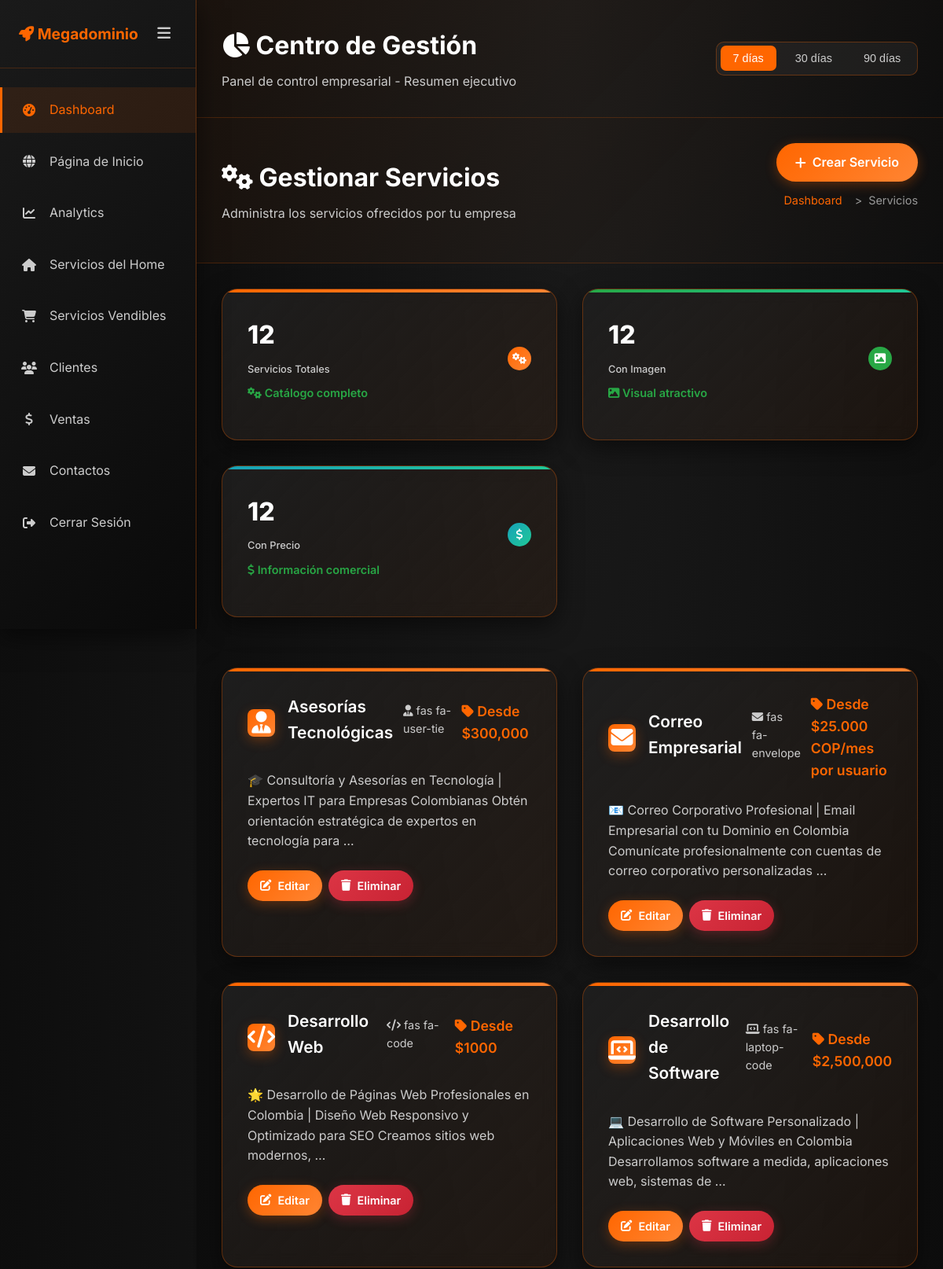
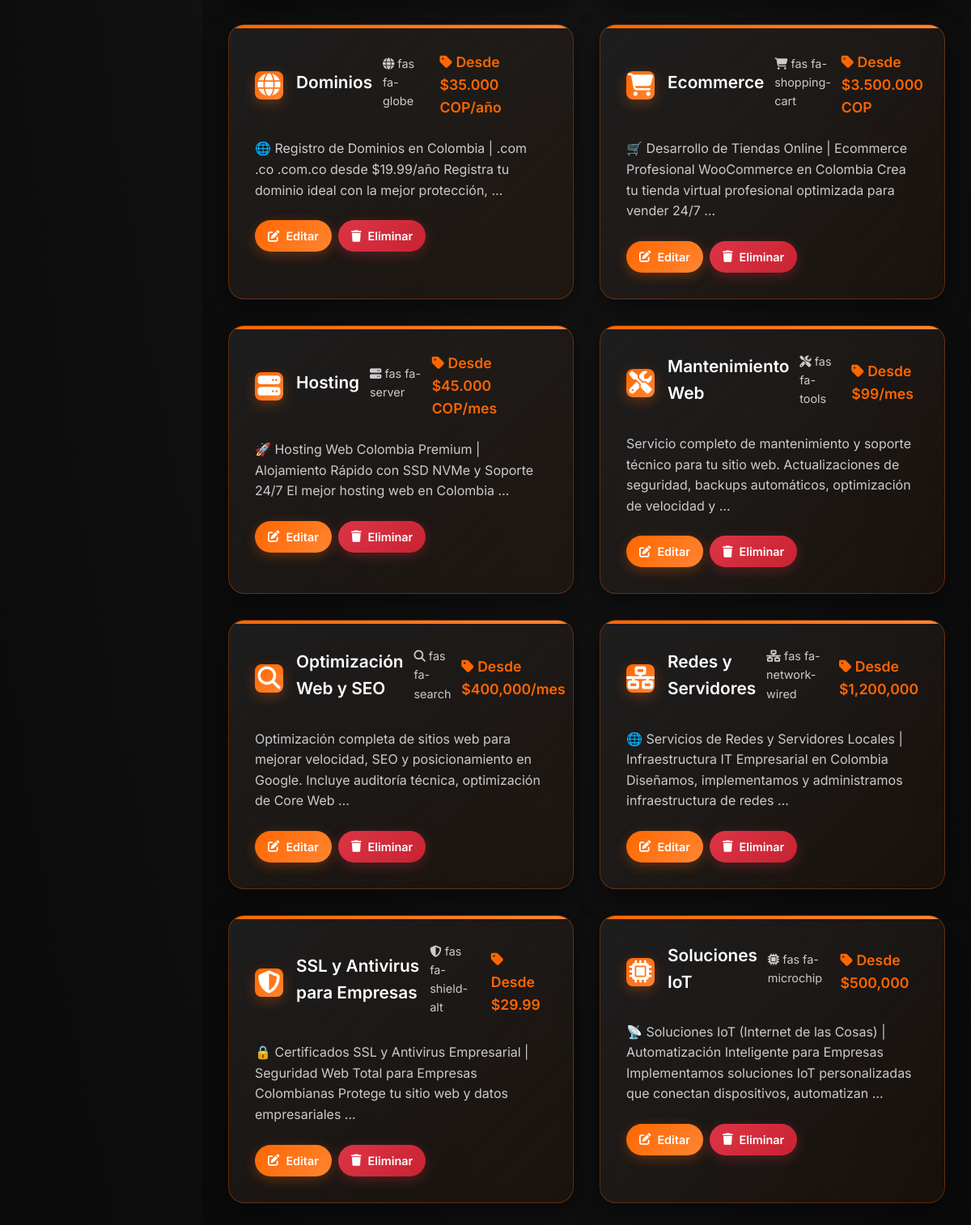
Page /panel/servicios/ (signed in) on the committed database (2 pictures, top to bottom).
### servicios/models.py (models this page shows, shortened)
class Servicio(models.Model):
    ICONO_CHOICES = [
        ('fas fa-globe', '🌐 Páginas Web'),
        ('fas fa-code', '💻 Desarrollo'),
        ('fas fa-shopping-cart', '🛒 Ecommerce'),
        ('fas fa-envelope', '📧 Correos'),
        ('fas fa-server', '🖥️ Hosting'),
        ('fas fa-link', '🔗 Dominios'),
        ('fas fa-lock', '🔒 SSL'),
        ('fas fa-shield-alt', '🛡️ Seguridad'),
        ('fab fa-wordpress', '🟦 WordPress'),
        ('fab fa-woocommerce', '🟪 WooCommerce'),
        ('fas fa-cogs', '⚙️ Servicios'),
        ('fas fa-mobile-alt', '📱 Apps Móviles'),
        ('fas fa-database', '🗄️ Base de Datos'),
        ('fas fa-cloud', '☁️ Cloud'),
        ('fas fa-chart-line', '📊 Analytics'),
        ('fas fa-paint-brush', '🎨 Diseño'),
        ('fas fa-rocket', '🚀 Optimización'),
        ('fas fa-headset', '🎧 Soporte'),
        ('fas fa-search', '🔍 SEO'),
        ('fas fa-tools', '🔧 Mantenimiento'),
        ('fas fa-bullhorn', '📢 Marketing'),
    ]
    nombre = models.CharField(max_length=100)
    descripcion_corta = models.TextField(
        max_length=300,
        blank=True,
        help_text='Descripción corta para mostrar en el home (máximo 300 caracteres)'
    )
    descripcion = models.TextField(
        help_text='Descripción completa optimizada para SEO (para página de detalle)'
    )
    precio = models.CharField(
        max_length=100,
        blank=True,
        null=True,
        help_text='Precio del servicio (opcional). Ej: "$999 pesos", "Desde $500", "Cotización"'
    )
    icono = models.CharField(
        max_length=100,
        choices=ICONO_CHOICES,
        blank=True,
        help_text='Selecciona un icono de FontAwesome o deja vacío para usar imagen personalizada'
    )
    imagen = models.ImageField(
        upload_to='servicios/',
        blank=True,
        null=True,
        help_text='Imagen personalizada (opcional). Si se selecciona, se usará en lugar del icono de FontAwesome'
    )
    class Meta:
        verbose_name = 'Servicio'
        verbose_name_plural = 'Servicios'
        ordering = ['nombre']
    def get_icono_display_html(self):
        """Devuelve el HTML para mostrar el icono en el admin"""
        if self.imagen:
            return f'<img src="{self.imagen.url}" style="width: 20px; height: 20px;" alt="{self.nombre}">'
        elif self.icono:
            return f'<i class="{self.icono}" style="color: #ff6600;"></i>'
        else:
            return '<i class="fas fa-cogs" style="color: #ccc;"></i>'
    get_icono_display_html.short_description = 'Icono'

### adminpanel/views.py (the view)
# urls.py: path('servicios/', views.servicios_list, name='servicios_list'),
def servicios_list(request):
    if not request.user.is_authenticated or not request.user.is_admin():
        return redirect('/accounts/login/')
    servicios = Servicio.objects.all()
    servicios_con_imagen = servicios.filter(imagen__isnull=False)
    servicios_con_precio = servicios.exclude(precio__isnull=True).exclude(precio__exact='')
    context = {
        'servicios': servicios,
        'servicios_con_imagen': servicios_con_imagen,
        'servicios_con_precio': servicios_con_precio,
    }
    return render(request, 'adminpanel/servicios_list.html', context)

### accounts/context_processors.py (called while the page is built)
def cart_context(request):
    cart_items_count = 0
    if request.user.is_authenticated and hasattr(request.user, 'is_client') and request.user.is_client():
        try:
            cart = Cart.objects.get(user=request.user)
            cart_items_count = cart.get_items_count()
        except Cart.DoesNotExist:
            cart_items_count = 0
    return {
        'cart_items_count': cart_items_count
    }

### accounts/models.py (called while the page is built)
    def is_admin(self):
        return self.user_type == 'admin'

    def is_client(self):
        return self.user_type == 'client'

### adminpanel/templates/adminpanel/servicios_list.html (shortened to what this page needs)
{% extends 'adminpanel/dashboard.html' %}
{% load static %}
{% block content %}
<header class="page-header">
    <div>
        <div class="mobile-menu-container">
            <h1><i class="fas fa-cogs"></i> Gestionar Servicios</h1>
        </div>
        <p>Administra los servicios ofrecidos por tu empresa</p>
    </div>
    <div class="header-info">
        <a href="{% url 'adminpanel:servicio_create' %}" class="btn">
            <i class="fas fa-plus"></i> Crear Servicio
        </a>
        <div class="breadcrumb">
            <a href="{% url 'adminpanel:admin_dashboard' %}">Dashboard</a>
            <span>></span>
            <span>Servicios</span>
        </div>
    </div>
</header>
<div class="dashboard-container">
            <div class="stats-grid" style="margin-bottom: 2rem;">
                <div class="stat-card primary">
                    <div class="stat-header">
                        <div>
                            <div class="stat-number">{{ servicios.count }}</div>
                            <div class="stat-label">Servicios Totales</div>
                            <div class="stat-change positive">
                                <i class="fas fa-cogs"></i> Catálogo completo
                            </div>
                        </div>
                        <div class="stat-icon primary">
                            <i class="fas fa-cogs"></i>
                        </div>
                    </div>
                </div>
                <div class="stat-card success">
                    <div class="stat-header">
                        <div>
                            <div class="stat-number">{{ servicios_con_imagen.count }}</div>
                            <div class="stat-label">Con Imagen</div>
                            <div class="stat-change positive">
                                <i class="fas fa-image"></i> Visual atractivo
                            </div>
                        </div>
                        <div class="stat-icon success">
                            <i class="fas fa-image"></i>
                        </div>
                    </div>
                </div>
                <div class="stat-card info">
                    <div class="stat-header">
                        <div>
                            <div class="stat-number">{{ servicios_con_precio.count }}</div>
                            <div class="stat-label">Con Precio</div>
                            <div class="stat-change positive">
                                <i class="fas fa-dollar-sign"></i> Información comercial
                            </div>
                        </div>
                        <div class="stat-icon info">
                            <i class="fas fa-dollar-sign"></i>
                        </div>
                    </div>
                </div>
            </div>
            {% if servicios %}
                <div class="services-grid">
                    {% for servicio in servicios %}
                        <div class="service-card">
                            <div class="service-header">
                                <div class="service-icon">
                                    {% if servicio.imagen %}
                                        <img src="{{ servicio.imagen.url }}" alt="{{ servicio.nombre }}" style="width: 100%; height: 100%; object-fit: cover; border-radius: 15px;">
                                    {% else %}
                                        <i class="{{ servicio.icono }}"></i>
                                    {% endif %}
                                </div>
                                <div class="service-info">
                                    <h3>{{ servicio.nombre }}</h3>
                                    <div style="color: var(--text-secondary); font-size: 0.9rem; margin-bottom: 0.5rem;">
                                        {% if servicio.imagen %}
                                            <i class="fas fa-image"></i> Imagen personalizada
                                        {% else %}
                                            <i class="{{ servicio.icono }}"></i> {{ servicio.icono }}
                                        {% endif %}
                                    </div>
                                    {% if servicio.precio %}
                                        <div style="color: var(--primary-color); font-weight: 600; font-size: 1.1rem;">
                                            <i class="fas fa-tag"></i> {{ servicio.precio }}
                                        </div>
                                    {% endif %}
                                </div>
                            </div>
                            <div class="service-description">
                                {{ servicio.descripcion|truncatewords:20 }}
                            </div>
                            <div class="service-actions">
                                <a href="{% url 'adminpanel:servicio_edit' servicio.id %}" class="btn btn-small">
                                    <i class="fas fa-edit"></i> Editar
                                </a>
                                <a href="{% url 'adminpanel:servicio_delete' servicio.id %}" class="btn btn-small btn-danger">
                                    <i class="fas fa-trash"></i> Eliminar
                                </a>
                            </div>
                        </div>
                    {% endfor %}
                </div>
            {% endif %}
        </div>
    </main>
{% endblock %}

### adminpanel/templates/adminpanel/dashboard.html (shortened to what this page needs)
<!DOCTYPE html>
<html lang="es">
<head>
    <link rel="stylesheet" href="/static/css/admin-panel.css">
    <link rel="stylesheet" href="https://cdnjs.cloudflare.com/ajax/libs/font-awesome/6.4.0/css/all.min.css">
</head>
<body class="admin-dashboard">
    <nav class="sidebar">
        <div class="sidebar-header">
            <h2><i class="fas fa-rocket"></i> Megadominio</h2>
            <button class="sidebar-toggle" onclick="toggleSidebar()">
                <i class="fas fa-bars"></i>
            </button>
        </div>
        <ul class="sidebar-menu">
            <li><a href="{% url 'adminpanel:admin_dashboard' %}" class="{% block dashboard_active %}active{% endblock %}" onclick="closeMobileMenu()"><i class="fas fa-tachometer-alt"></i> <span>Dashboard</span></a></li>
            <li><a href="{% url 'servicios:home' %}" onclick="closeMobileMenu()"><i class="fas fa-globe"></i> <span>Página de Inicio</span></a></li>
            <li><a href="{% url 'adminpanel:analytics' %}" class="{% block analytics_active %}{% endblock %}" onclick="closeMobileMenu()"><i class="fas fa-chart-line"></i> <span>Analytics</span></a></li>
            <li><a href="{% url 'adminpanel:servicios_home_list' %}" class="{% block servicios_home_active %}{% endblock %}" onclick="closeMobileMenu()"><i class="fas fa-home"></i> <span>Servicios del Home</span></a></li>
            <li><a href="{% url 'adminpanel:servicios_vendibles_list' %}" class="{% block servicios_vendibles_active %}{% endblock %}" onclick="closeMobileMenu()"><i class="fas fa-shopping-cart"></i> <span>Servicios Vendibles</span></a></li>
            <li><a href="{% url 'adminpanel:clientes_list' %}" class="{% block clientes_active %}{% endblock %}" onclick="closeMobileMenu()"><i class="fas fa-users"></i> <span>Clientes</span></a></li>
            <li><a href="{% url 'adminpanel:ventas_list' %}" class="{% block ventas_active %}{% endblock %}" onclick="closeMobileMenu()"><i class="fas fa-dollar-sign"></i> <span>Ventas</span></a></li>
            <li><a href="{% url 'adminpanel:contactos_list' %}" class="{% block contactos_active %}{% endblock %}" onclick="closeMobileMenu()"><i class="fas fa-envelope"></i> <span>Contactos</span></a></li>
            <li><a href="{% url 'adminpanel:admin_logout' %}" onclick="closeMobileMenu()"><i class="fas fa-sign-out-alt"></i> <span>Cerrar Sesión</span></a></li>
        </ul>
    </nav>
    <main class="main-content">
        {% block page_header %}
        <header class="page-header">
            <div>
                <div class="mobile-menu-container">
                    <h1><i class="fas fa-chart-pie"></i> Centro de Gestión</h1>
                </div>
                <p>Panel de control empresarial - Resumen ejecutivo</p>
            </div>
            <div class="header-info">
                <div class="period-selector">
                    <button class="period-btn active" data-period="7">7 días</button>
                    <button class="period-btn" data-period="30">30 días</button>
                    <button class="period-btn" data-period="90">90 días</button>
                </div>
            </div>
        </header>
        {% endblock %}
        {% block content %}{% endblock %}
</body>
</html>

### adminpanel/templates/adminpanel/servicios_list.html (style rules this page uses)
.stat-card .stat-number { font-size: 2rem; }
.service-card { animation: slideIn 0.6s ease-out; }
.service-card:nth-child(1) { animation-delay: 0.1s; }
.service-card:nth-child(2) { animation-delay: 0.2s; }
.service-card:nth-child(3) { animation-delay: 0.3s; }
.service-card:nth-child(4) { animation-delay: 0.4s; }
.service-card:nth-child(5) { animation-delay: 0.5s; }
.service-card:nth-child(6) { animation-delay: 0.6s; }

### adminpanel/templates/adminpanel/dashboard.html (style rules this page uses)
.dashboard-container { display: flex; flex-direction: column; gap: 2rem; }
.service-info { display: flex; align-items: center; gap: 0.8rem; }
.service-icon { width: 35px; height: 35px; background: linear-gradient(135deg, var(--primary-color), var(--primary-light)); border-radius: 8px; display: flex; align-items: center; justify-content: center; color: white; font-size: 1rem; flex-shrink: 0; }
.stat-icon { width: 30px; height: 30px; border-radius: 50%; display: flex; align-items: center; justify-content: center; background: linear-gradient(135deg, var(--primary-color), var(--primary-light)); color: white; font-size: 0.9rem; }
.stat-icon.success { background: linear-gradient(135deg, var(--success-color), #28a745); }
.stat-label { font-size: 0.8rem; color: var(--text-secondary); margin-bottom: 0.1rem; }
.period-selector { display: flex; gap: 0.5rem; background: rgba(255, 255, 255, 0.05); padding: 0.3rem; border-radius: 10px; border: 1px solid var(--glass-border); }
.period-btn { padding: 0.5rem 1rem; background: transparent; border: none; color: var(--text-secondary); border-radius: 7px; cursor: pointer; transition: all 0.3s ease; font-size: 0.9rem; }
.period-btn.active { background: var(--primary-color); color: white; }

### rows in the picture
Servicio: nombre "Asesorías Tecnológicas", icono "fas fa-user-tie", precio "Desde $300,000", descripcion "🎓 Consultoría y Asesorías en Tecnología | Expertos IT para Empresas Colombianas Obtén orientación estratégica de expertos en tecnología para …"
Servicio: nombre "Correo Empresarial", icono "fas fa-envelope", precio "Desde $25.000 COP/mes por usuario", descripcion "📧 Correo Corporativo Profesional | Email Empresarial con tu Dominio en Colombia Comunícate profesionalmente con cuentas de correo corporativo personalizadas …"
Servicio: nombre "Desarrollo Web", icono "fas fa-code", precio "Desde $1000", descripcion "🌟 Desarrollo de Páginas Web Profesionales en Colombia | Diseño Web Responsivo y Optimizado para SEO Creamos sitios web modernos, …"
Servicio: nombre "Desarrollo de Software", icono "fas fa-laptop-code", precio "Desde $2,500,000", descripcion "💻 Desarrollo de Software Personalizado | Aplicaciones Web y Móviles en Colombia Desarrollamos software a medida, aplicaciones web, sistemas de …"
Servicio: nombre "Dominios", icono "fas fa-globe", precio "Desde $35.000 COP/año", descripcion "🌐 Registro de Dominios en Colombia | .com .co .com.co desde $19.99/año Registra tu dominio ideal con la mejor protección, …"
Servicio: nombre "Ecommerce", icono "fas fa-shopping-cart", precio "Desde $3.500.000 COP", descripcion "🛒 Desarrollo de Tiendas Online | Ecommerce Profesional WooCommerce en Colombia Crea tu tienda virtual profesional optimizada para vender 24/7 …"
Servicio: nombre "Hosting", icono "fas fa-server", precio "Desde $45.000 COP/mes", descripcion "🚀 Hosting Web Colombia Premium | Alojamiento Rápido con SSD NVMe y Soporte 24/7 El mejor hosting web en Colombia …"
Servicio: nombre "Mantenimiento Web", icono "fas fa-tools", precio "Desde $99/mes", descripcion "Servicio completo de mantenimiento y soporte técnico para tu sitio web. Actualizaciones de seguridad, backups automáticos, optimización de velocidad y …"
Servicio: nombre "Optimización Web y SEO", icono "fas fa-search", precio "Desde $400,000/mes", descripcion "Optimización completa de sitios web para mejorar velocidad, SEO y posicionamiento en Google. Incluye auditoría técnica, optimización de Core Web …"
Servicio: nombre "Redes y Servidores", icono "fas fa-network-wired", precio "Desde $1,200,000", descripcion "🌐 Servicios de Redes y Servidores Locales | Infraestructura IT Empresarial en Colombia Diseñamos, implementamos y administramos infraestructura de redes …"
Servicio: nombre "SSL y Antivirus para Empresas", icono "fas fa-shield-alt", precio "Desde $29.99", descripcion "🔒 Certificados SSL y Antivirus Empresarial | Seguridad Web Total para Empresas Colombianas Protege tu sitio web y datos empresariales …"
Servicio: nombre "Soluciones IoT", icono "fas fa-microchip", precio "Desde $500,000", descripcion "📡 Soluciones IoT (Internet de las Cosas) | Automatización Inteligente para Empresas Implementamos soluciones IoT personalizadas que conectan dispositivos, automatizan …"

### other values in the picture
{{ servicios.count }} "12"
{{ servicios_con_imagen.count }} "12"
{{ servicios_con_precio.count }} "12"
